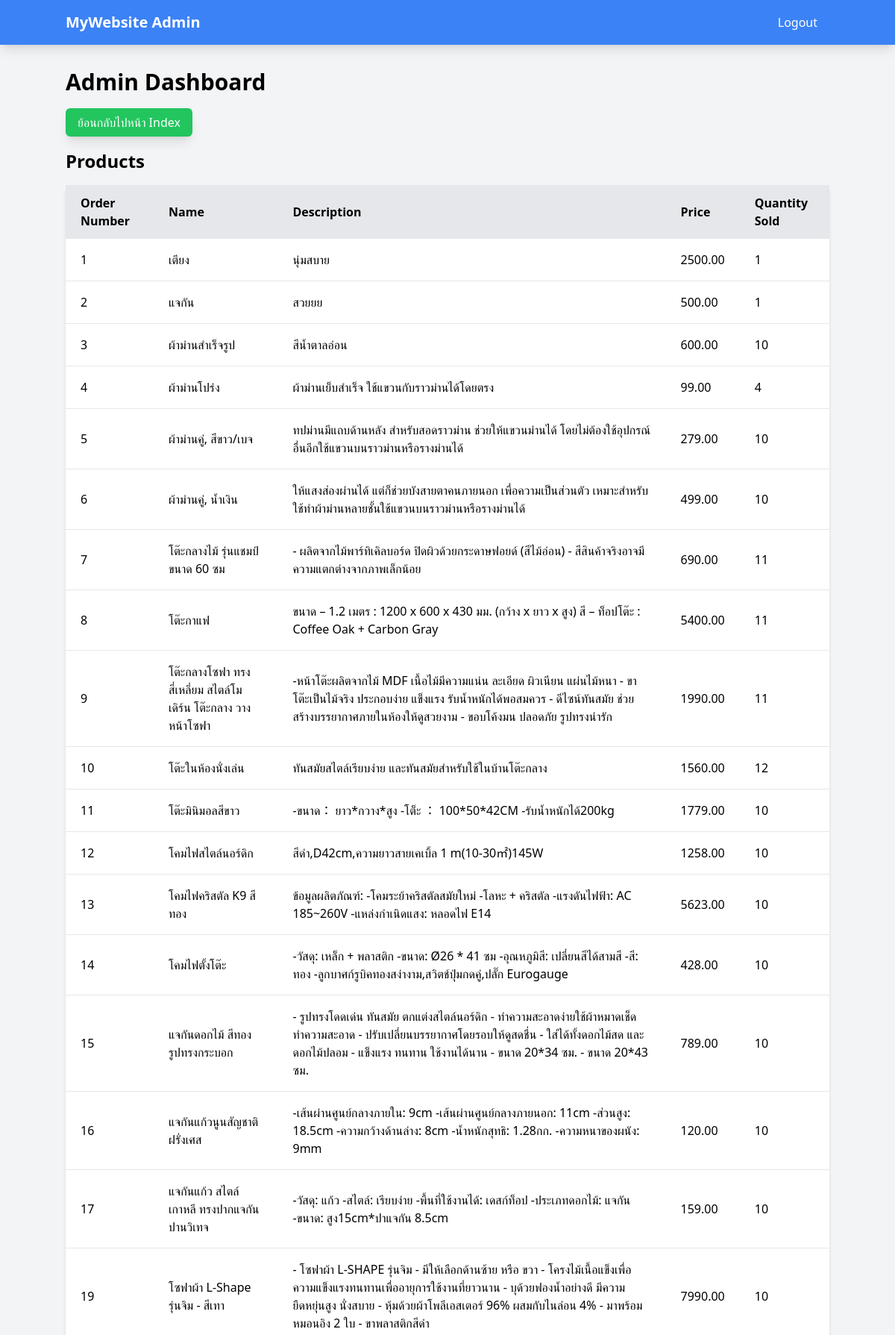
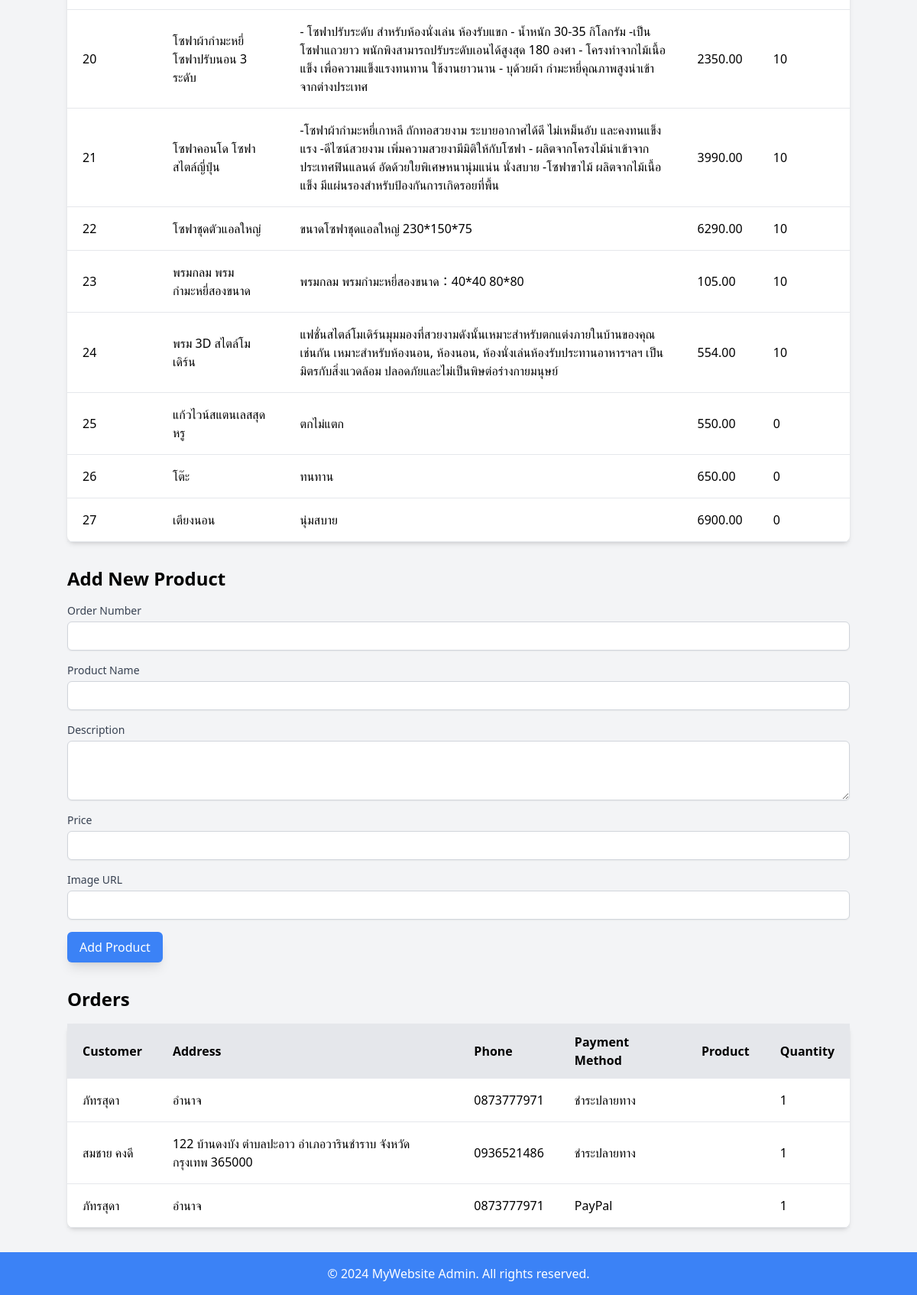
/admin_dashboard/, run on the app's committed database (2 pictures, top to bottom).
### store/models.py (models this page shows, shortened)
class Product(models.Model):
    order_number = models.PositiveIntegerField(default=0, unique=True)  # หมายเลขคำสั่งซื้อ (ต้องไม่ซ้ำ)
    name = models.CharField(max_length=100)  # ชื่อสินค้า
    description = models.TextField()  # รายละเอียดสินค้า
    price = models.DecimalField(max_digits=10, decimal_places=2)  # ราคา (สูงสุด 10 หลัก มีทศนิยม 2 ตำแหน่ง)
    image_url = models.URLField(blank=True, null=True)  # URL รูปภาพสินค้า (อาจมีหรือไม่มีก็ได้)
    quantity_sold = models.IntegerField(default=0)  # บันทึกยอดขายของสินค้าแต่ละรายการ

class Order(models.Model):
    product = models.ForeignKey(Product, null=True, on_delete=models.CASCADE)  # ลิงก์ไปยังสินค้า, ถ้าสินค้าถูกลบ คำสั่งซื้อนั้นจะถูกลบด้วย
    name = models.CharField(max_length=100)  # ชื่อของลูกค้า
    address = models.TextField()  # ที่อยู่ของลูกค้า
    phone = models.CharField(max_length=15)  # เบอร์โทรศัพท์ของลูกค้า
    payment_method = models.CharField(max_length=50)  # วิธีการชำระเงินที่ลูกค้าเลือก
    quantity = models.PositiveIntegerField(default=1)  # จำนวนสินค้าที่ลูกค้าเลือกซื้อ

### store/views.py (the view, shortened to what this page needs)
# urls.py: path('admin_dashboard/',admin_dashboard, name='admin_dashboard'),
def admin_dashboard(request):
    products = Product.objects.all()
    orders = Order.objects.all()
    return render(request, 'admin_dashboard.html', {'products': products, 'orders': orders})

### templates/admin_dashboard.html (shortened to what this page needs)
<!DOCTYPE html>
<html lang="en">
<head>
    <script src="https://cdn.tailwindcss.com"></script>
</head>
<body class="bg-gray-100 min-h-screen flex flex-col">
    <nav class="bg-blue-500 p-4 shadow-lg">
        <div class="container mx-auto flex justify-between items-center">
            <a href="/" class="text-white text-xl font-bold">MyWebsite Admin</a>
            <a href="{% url 'logout' %}" class="text-white hover:text-blue-300 px-4">Logout</a>
        </div>
    </nav>
    <main class="container mx-auto py-8 flex-grow">
        <h1 class="text-3xl font-bold mb-6">Admin Dashboard</h1>
        <div class="mb-6">
            <a href="{% url 'index' %}" class="bg-green-500 text-white px-4 py-2 rounded-md shadow-lg hover:bg-green-700">
                ย้อนกลับไปหน้า Index
            </a>
        </div>
        <section class="mb-8">
            <h2 class="text-2xl font-bold mb-4">Products</h2>
            <table class="min-w-full bg-white shadow-md rounded-lg">
                <thead>
                    <tr>
                        <th class="py-3 px-5 bg-gray-200 text-left">Order Number</th>
                        <th class="py-3 px-5 bg-gray-200 text-left">Name</th>
                        <th class="py-3 px-5 bg-gray-200 text-left">Description</th>
                        <th class="py-3 px-5 bg-gray-200 text-left">Price</th>
                        <th class="py-3 px-5 bg-gray-200 text-left">Quantity Sold</th>
                    </tr>
                </thead>
                <tbody>
                    {% for product in products %}
                    <tr class="border-b">
                        <td class="py-4 px-5">{{ product.order_number }}</td>
                        <td class="py-4 px-5">{{ product.name }}</td>
                        <td class="py-4 px-5">{{ product.description }}</td>
                        <td class="py-4 px-5">{{ product.price }}</td>
                        <td class="py-4 px-5">{{ product.quantity_sold }}</td>
                    </tr>
                    {% endfor %}
                </tbody>
            </table>
        </section>
        <section class="mb-8">
            <h2 class="text-2xl font-bold mb-4">Add New Product</h2>
            <form method="POST">
                <div class="mb-4">
                    <label for="order_number" class="block text-sm font-medium text-gray-700">Order Number</label>
                    <input type="number" id="order_number" name="order_number"
                        class="mt-1 block w-full border border-gray-300 rounded-md shadow-sm py-2 px-3 focus:ring-indigo-500 focus:border-indigo-500 sm:text-sm"
                        required>
                </div>
                <div class="mb-4">
                    <label for="name" class="block text-sm font-medium text-gray-700">Product Name</label>
                    <input type="text" id="name" name="name"
                        class="mt-1 block w-full border border-gray-300 rounded-md shadow-sm py-2 px-3 focus:ring-indigo-500 focus:border-indigo-500 sm:text-sm"
                        required>
                </div>
                <div class="mb-4">
                    <label for="description" class="block text-sm font-medium text-gray-700">Description</label>
                    <textarea id="description" name="description" rows="3"
                        class="mt-1 block w-full border border-gray-300 rounded-md shadow-sm py-2 px-3 focus:ring-indigo-500 focus:border-indigo-500 sm:text-sm"
                        required></textarea>
                </div>
                <div class="mb-4">
                    <label for="price" class="block text-sm font-medium text-gray-700">Price</label>
                    <input type="number" step="0.01" id="price" name="price"
                        class="mt-1 block w-full border border-gray-300 rounded-md shadow-sm py-2 px-3 focus:ring-indigo-500 focus:border-indigo-500 sm:text-sm"
                        required>
                </div>
                <div class="mb-4">
                    <label for="image_url" class="block text-sm font-medium text-gray-700">Image URL</label>
                    <input type="url" id="image_url" name="image_url"
                        class="mt-1 block w-full border border-gray-300 rounded-md shadow-sm py-2 px-3 focus:ring-indigo-500 focus:border-indigo-500 sm:text-sm">
                </div>
                <button type="submit"
                    class="bg-blue-500 text-white px-4 py-2 rounded-md shadow-lg hover:bg-blue-700">Add Product</button>
            </form>
        </section>
        <section>
            <h2 class="text-2xl font-bold">Orders</h2>
            <table class="min-w-full bg-white shadow-md rounded-lg mt-4">
                <thead>
                    <tr>
                        <th class="py-3 px-5 bg-gray-200 text-left">Customer</th>
                        <th class="py-3 px-5 bg-gray-200 text-left">Address</th>
                        <th class="py-3 px-5 bg-gray-200 text-left">Phone</th>
                        <th class="py-3 px-5 bg-gray-200 text-left">Payment Method</th>
                        <th class="py-3 px-5 bg-gray-200 text-left">Product</th>
                        <th class="py-3 px-5 bg-gray-200 text-left">Quantity</th>
                    </tr>
                </thead>
                <tbody>
                    {% for order in orders %}
                    <tr class="border-b">
                        <td class="py-4 px-5">{{ order.name }}</td>
                        <td class="py-4 px-5">{{ order.address }}</td>
                        <td class="py-4 px-5">{{ order.phone }}</td>
                        <td class="py-4 px-5">{{ order.payment_method }}</td>
                        <td class="py-4 px-5">{{ order.product.name }}</td>
                        <td class="py-4 px-5">{{ order.quantity }}</td>
                    </tr>
                    {% endfor %}
                </tbody>
            </table>
        </section>
    </main>
    <footer class="bg-blue-500 p-4 text-white text-center">
        &copy; 2024 MyWebsite Admin. All rights reserved.
    </footer>
</body>
</html>

### data on the page
Product: order_number "1", name "เตียง", description "นุ่มสบาย", price "2500.00", quantity_sold "1"
Product: order_number "2", name "แจกัน", description "สวยยย", price "500.00", quantity_sold "1"
Product: order_number "3", name "ผ้าม่านสำเร็จรูป", description "สีน้ำตาลอ่อน", price "600.00", quantity_sold "10"
Product: order_number "4", name "ผ้าม่านโปร่ง", description "ผ้าม่านเย็บสำเร็จ ใช้แขวนกับราวม่านได้โดยตรง", price "99.00", quantity_sold "4"
Product: order_number "5", name "ผ้าม่านคู่, สีขาว/เบจ", description "ทปม่านมีแถบด้านหลัง สำหรับสอดราวม่าน ช่วยให้แขวนม่านได้ โดยไม่ต้องใช้อุปกรณ์อื่นอีกใช้แขวนบนราวม่านหรือรางม่านได้", price "279.00", quantity_sold "10"
Product: order_number "6", name "ผ้าม่านคู่, น้ำเงิน", description "ให้แสงส่องผ่านได้ แต่ก็ช่วยบังสายตาคนภายนอก เพื่อความเป็นส่วนตัว เหมาะสำหรับใช้ทำผ้าม่านหลายชั้นใช้แขวนบนราวม่านหรือรางม่านได้", price "499.00", quantity_sold "10"
Product: order_number "7", name "โต๊ะกลางไม้ รุ่นแชมป์ ขนาด 60 ซม", description "- ผลิตจากไม้พาร์ทิเคิลบอร์ด ปิดผิวด้วยกระดาษฟอยด์ (สีไม้อ่อน) - สีสินค้าจริงอาจมีความแตกต่างจากภาพเล็กน้อย", price "690.00", quantity_sold "11"
Product: order_number "8", name "โต๊ะกาแฟ", description "ขนาด – 1.2 เมตร : 1200 x 600 x 430 มม. (กว้าง x ยาว x สูง) สี – ท็อปโต๊ะ : Coffee Oak + Carbon Gray", price "5400.00", quantity_sold "11"
Product: order_number "9", name "โต๊ะกลางโซฟา ทรงสี่เหลี่ยม สไตล์โมเดิร์น โต๊ะกลาง วางหน้าโซฟา", description "-หน้าโต๊ะผลิตจากไม้ MDF เนื้อไม้มีความแน่น ละเอียด ผิวเนียน แผ่นไม้หนา - ขาโต๊ะเป็นไม้จริง ประกอบง่าย แข็งแรง รับน้ำหนักได้พอสมควร - ดีไซน์ทันสมัย ช่วยสร้างบรรยากาศภายในห้องให้ดูสวยงาม - ขอบโค้งมน ปลอดภัย รูปทรงน่ารัก", price "1990.00", quantity_sold "11"
Product: order_number "10", name "โต๊ะในห้องนั่งเล่น", description "ทันสมัยสไตล์เรียบง่าย และทันสมัยสำหรับใช้ในบ้านโต๊ะกลาง", price "1560.00", quantity_sold "12"
Product: order_number "11", name "โต๊ะมินิมอลสีขาว", description "-ขนาด： ยาว*กวาง*สูง -โต็ะ ： 100*50*42CM -รับน้ำหนักได้200kg", price "1779.00", quantity_sold "10"
Product: order_number "12", name "โคมไฟสไตล์นอร์ดิก", description "สีดำ,D42cm,ความยาวสายเคเบิ้ล 1 m(10-30㎡)145W", price "1258.00", quantity_sold "10"
Product: order_number "13", name "โคมไฟคริสตัล K9 สีทอง", description "ข้อมูลผลิตภัณฑ์: -โคมระย้าคริสตัลสมัยใหม่ -โลหะ + คริสตัล -แรงดันไฟฟ้า: AC 185~260V -แหล่งกำเนิดแสง: หลอดไฟ E14", price "5623.00", quantity_sold "10"
Product: order_number "14", name "โคมไฟตั้งโต๊ะ", description "-วัสดุ: เหล็ก + พลาสติก -ขนาด: Ø26 * 41 ซม -อุณหภูมิสี: เปลี่ยนสีได้สามสี -สี: ทอง -ลูกบาศก์รูบิคทองสง่างาม,สวิตช์ปุ่มกดคู่,ปลั๊ก Eurogauge", price "428.00", quantity_sold "10"
Product: order_number "15", name "แจกันดอกไม้ สีทอง รูปทรงกระบอก", description "- รูปทรงโดดเด่น ทันสมัย ตกแต่งสไตล์นอร์ดิก - ทำความสะอาดง่ายใช้ผ้าหมาดเช็ดทำความสะอาด - ปรับเปลี่ยนบรรยากาศโดยรอบให้ดูสดชื่น - ใส่ได้ทั้งดอกไม้สด และดอกไม้ปลอม - แข็งแรง ทนทาน ใช้งานได้นาน - ขนาด 20*34 ซม. - ขนาด 20*43 ซม.", price "789.00", quantity_sold "10"
Product: order_number "16", name "แจกันแก้วนูนสัญชาติฝรั่งเศส", description "-เส้นผ่านศูนย์กลางภายใน: 9cm -เส้นผ่านศูนย์กลางภายนอก: 11cm -ส่วนสูง: 18.5cm -ความกว้างด้านล่าง: 8cm -น้ำหนักสุทธิ: 1.28กก. -ความหนาของผนัง: 9mm", price "120.00", quantity_sold "10"
Product: order_number "17", name "แจกันแก้ว สไตล์เกาหลี ทรงปากแจกันปานวิเทจ", description "-วัสดุ: แก้ว -สไตล์: เรียบง่าย -พื้นที่ใช้งานได้: เดสก์ท็อป -ประเภทดอกไม้: แจกัน -ขนาด: สูง15cm*ปาแจกัน 8.5cm", price "159.00", quantity_sold "10"
Product: order_number "19", name "โซฟาผ้า L-Shape รุ่นจิม - สีเทา", description "- โซฟาผ้า L-SHAPE รุ่นจิม - มีให้เลือกด้านซ้าย หรือ ขวา - โครงไม้เนื้อแข็งเพื่อความแข็งแรงทนทานเพื่ออายุการใช้งานที่ยาวนาน - บุด้วยฟองน้ำอย่างดี มีความยืดหยุ่นสูง นั่งสบาย - หุ้มด้วยผ้าโพลีเอสเตอร์ 96% ผสมกับไนล่อน 4% - มาพร้อมหมอนอิง 2 ใบ - ขาพลาสติกสีดำ", price "7990.00", quantity_sold "10"
Product: order_number "20", name "โซฟาผ้ากำมะหยี่ โซฟาปรับนอน 3 ระดับ", description "- โซฟาปรับระดับ สำหรับห้องนั่งเล่น ห้องรับแขก - น้ำหนัก 30-35 กิโลกรัม -เป็นโซฟาแถวยาว พนักพิงสามารถปรับระดับเอนได้สูงสุด 180 องศา - โครงทำจากไม้เนื้อแข็ง เพื่อความแข็งแรงทนทาน ใช้งานยาวนาน - บุด้วยผ้า กำมะหยี่คุณภาพสูงนำเข้าจากต่างประเทศ", price "2350.00", quantity_sold "10"
Product: order_number "21", name "โซฟาคอนโด โซฟาสไตล์ญี่ปุ่น", description "-โซฟาผ้ากำมะหยี่เกาหลี ถักทอสวยงาม ระบายอากาศได้ดี ไม่เหม็นอับ และคงทนแข็งแรง -ดีไซน์สวยงาม เพิ่มความสวยงามีมิติให้กับโซฟา - ผลิตจากโครงไม้นำเข้าจากประเทศฟินแลนด์ อัดด้วยใยพิเศษหนานุ่มแน่น นั่งสบาย -โซฟาขาไม้ ผลิตจากไม้เนื้อแข็ง มีแผ่นรองสำหรับป้องกันการเกิดรอยที่พื้น", price "3990.00", quantity_sold "10"
Product: order_number "22", name "โซฟาชุดตัวแอลใหญ่", description "ขนาดโซฟาชุดแอลใหญ่ 230*150*75", price "6290.00", quantity_sold "10"
Product: order_number "23", name "พรมกลม พรมกำมะหยี่สองขนาด", description "พรมกลม พรมกำมะหยี่สองขนาด：40*40 80*80", price "105.00", quantity_sold "10"
Product: order_number "24", name "พรม 3D สไตล์โมเดิร์น", description "แฟชั่นสไตล์โมเดิร์นมุมมองที่สวยงามดังนั้นเหมาะสำหรับตกแต่งภายในบ้านของคุณเช่นกัน เหมาะสำหรับห้องนอน, ห้องนอน, ห้องนั่งเล่นห้องรับประทานอาหารฯลฯ เป็นมิตรกับสิ่งแวดล้อม ปลอดภัยและไม่เป็นพิษต่อร่างกายมนุษย์", price "554.00", quantity_sold "10"
Product: order_number "25", name "แก้วไวน์สแตนเลสสุดหรู", description "ตกไม่แตก", price "550.00", quantity_sold "0"
Product: order_number "26", name "โต๊ะ", description "ทนทาน", price "650.00", quantity_sold "0"
Product: order_number "27", name "เตียงนอน", description "นุ่มสบาย", price "6900.00", quantity_sold "0"
Order: name "ภัทรสุดา", address "อำนาจ", phone "0873777971", payment_method "ชำระปลายทาง", quantity "1"
Order: name "สมชาย คงดี", address "122 บ้านดงบัง ตำบลปะอาว อำเภอวารินชำราบ จังหวัดกรุงเทพ 365000", phone "0936521486", payment_method "ชำระปลายทาง", quantity "1"
Order: name "ภัทรสุดา", address "อำนาจ", phone "0873777971", payment_method "PayPal", quantity "1"
